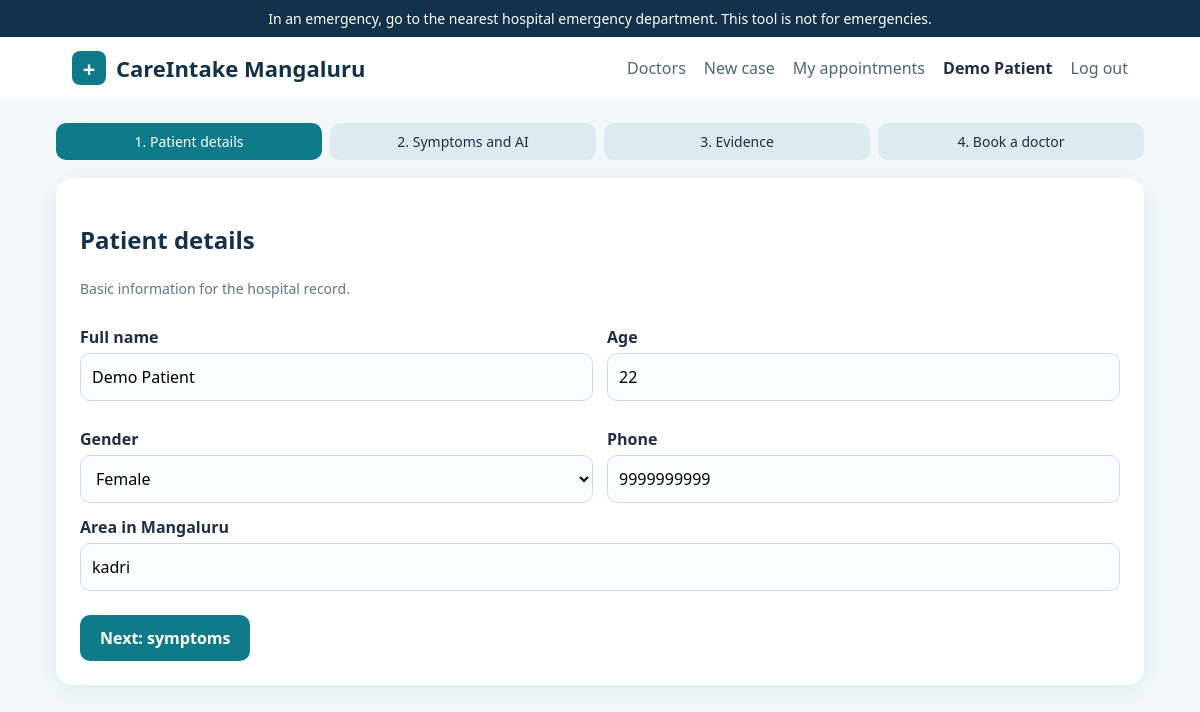
/case/new?cid=1 (signed in), run on the app's committed database.
### tables this page shows
CREATE TABLE users(id integer primary key,role text,name text,email text,phone text,pw text,hospital_id integer,verified integer default 0,fails integer default 0,locked real default 0,unique(email,role));

CREATE TABLE cases(id integer primary key,patient_id integer,name text,age integer,gender text,phone text,area text,complaint text,history text,allergies text,meds text,ai text,dept text,urgency text,created text default current_timestamp);

### backend/app.py (the view, shortened to what this page needs)
@app.route("/case/new", methods=["GET", "POST"])
@need("patient")
def case_new():
    ecid = request.args.get("cid", type=int)
    ec = own_case(ecid) if ecid else None
    return render_template("case_new.html", ec=ec)

### backend/app.py (called while the page is built)
def db():
    if "db" not in g:
        g.db = sqlite3.connect(DB)
        g.db.row_factory = sqlite3.Row
    return g.db

def q(sql, a=(), one=False):
    r = db().execute(sql, a)
    return r.fetchone() if one else r.fetchall()

def current():
    if "user" not in g:
        g.user = q("select * from users where id=?", (session["uid"],), True) if session.get("uid") else None
    return g.user

@app.before_request
def guard():
    session.permanent = True
    if "csrf" not in session: session["csrf"] = secrets.token_hex(16)
    if request.method == "POST" and not hmac.compare_digest(request.form.get("csrf", ""), session["csrf"]):
        abort(400)

@app.after_request
def headers(r):
    r.headers.update({"X-Content-Type-Options": "nosniff", "X-Frame-Options": "DENY", "Referrer-Policy": "same-origin",
        "Content-Security-Policy": "default-src 'self'; img-src 'self' data:; frame-ancestors 'none'; form-action 'self'",
        "Cache-Control": "no-store"})
    return r

@app.context_processor
def inject():
    u = current()
    nn = q("select count(*) n from notifications where user_id=? and seen=0", (u["id"],), True)["n"] if u and u["role"] == "doctor" else 0
    return dict(csrf=session.get("csrf"), me=u, today=date.today().isoformat(), notif_n=nn)

def need(*roles):
    def deco(f):
        @wraps(f)
        def w(*a, **k):
            u = current()
            if not u: return redirect(url_for(LOGIN_EP[roles[0]]))
            if u["role"] not in roles: abort(403)
            return f(*a, **k)
        return w
    return deco

def own_case(cid):
    return q("select * from cases where id=? and patient_id=?", (cid, current()["id"]), True) or abort(404)

### frontend/templates/case_new.html
{% extends 'base.html' %}{% block body %}{% set step = 1 %}{% include 'steps.html' %}
<div class="card"><h2>Patient details</h2><p class="muted">Basic information for the hospital record.</p>
<form method="post"><input type="hidden" name="csrf" value="{{ csrf }}">
<div class="row"><div><label>Full name</label><input name="name" required value="{{ ec.name if ec else me.name }}"></div>
<div><label>Age</label><input name="age" type="number" min="0" max="120" required value="{{ ec.age if ec else '' }}"></div>
<div><label>Gender</label><select name="gender">{% for g in ['Male','Female','Other'] %}<option {{ 'selected' if ec and ec.gender == g }}>{{ g }}</option>{% endfor %}</select></div>
<div><label>Phone</label><input name="phone" pattern="[0-9]{10}" required value="{{ ec.phone if ec else me.phone }}"></div></div>
<label>Area in Mangaluru</label><input name="area" placeholder="e.g. Kadri, Bejai, Kankanady" value="{{ ec.area if ec else '' }}"><br><br><button>Next: symptoms</button></form></div>{% endblock %}

### frontend/templates/base.html
<!doctype html><html lang="en"><head><meta charset="utf-8"><meta name="viewport" content="width=device-width,initial-scale=1">
<title>CareIntake Mangaluru</title><link rel="stylesheet" href="{{ url_for('static', filename='style.css') }}"></head><body>
<div class="bar">In an emergency, go to the nearest hospital emergency department. This tool is not for emergencies.</div>
<header><a class="brand" href="{{ url_for('home') }}"><span class="logo">+</span>CareIntake Mangaluru</a><nav><a href="{{ url_for('doctors_page') }}">Doctors</a>
{% if me %}
  {% if me.role == 'patient' %}<a href="{{ url_for('case_new') }}">New case</a><a href="{{ url_for('dashboard') }}">My appointments</a>
  {% elif me.role == 'doctor' %}<a href="{{ url_for('doctor_home') }}">Doctor portal{% if notif_n %} <span class="nbadge">{{ notif_n }}</span>{% endif %}</a>
  {% else %}<a href="{{ url_for('hospital_home') }}">Hospital portal</a>{% endif %}
  <strong>{{ me.name }}</strong>
  <form class="inline" method="post" action="{{ url_for('logout') }}"><input type="hidden" name="csrf" value="{{ csrf }}"><button class="link">Log out</button></form>
{% else %}
  <a href="{{ url_for('home') }}">Patient sign in</a><a href="{{ url_for('admin_login') }}">Admin login</a>
{% endif %}</nav></header>
<main>{% for c, m in get_flashed_messages(with_categories=true) %}<div class="flash {{ c }}">{{ m }}</div>{% endfor %}
{% block body %}{% endblock %}</main><script src="{{ url_for('static', filename='app.js') }}"></script></body></html>

### frontend/static/style.css (style rules this page uses)
:root { --b:#0f7a8a;--d:#12314a;--bg:#f2f8fa;--t:#1f2d47 }
* { box-sizing:border-box }
body { margin:0;font-family:system-ui,"Segoe UI",sans-serif;background:var(--bg);color:var(--t);line-height:1.5 }
.bar { background:var(--d);color:#fff;text-align:center;padding:8px;font-size:14px }
header { display:flex;justify-content:space-between;align-items:center;padding:14px 6%;background:#fff;flex-wrap:wrap;gap:8px }
.brand { font-weight:700;font-size:22px;color:var(--d);text-decoration:none;display:flex;gap:10px;align-items:center }
.logo { background:var(--b);color:#fff;border-radius:8px;width:34px;height:34px;display:grid;place-items:center }
nav { display:flex;gap:18px;align-items:center;flex-wrap:wrap }
nav a { color:#4d6673;text-decoration:none }
main { max-width:1120px;margin:24px auto;padding:0 16px }
.card { background:#fff;border-radius:16px;padding:24px;margin-bottom:20px;box-shadow:0 6px 24px #0f7a8a18 }
h1,h2,h3 { color:var(--d) }
label { display:block;font-weight:600;margin:12px 0 4px }
input,select,textarea { width:100%;padding:11px;border:1px solid #cdd9ee;border-radius:10px;font:inherit;background:#fafcff }
.row { display:grid;grid-template-columns:1fr 1fr;gap:14px }
.btn,button { background:var(--b);color:#fff;border:0;border-radius:10px;padding:11px 20px;font:inherit;font-weight:600;cursor:pointer;text-decoration:none;display:inline-block }
button.link { background:none;color:#4d6673;padding:0;font-weight:400 }
form.inline { display:inline }
.muted { color:#5f7783;font-size:14px }

### data on the page
users: name "Demo Patient"
cases: name "Demo Patient", age "22", phone "9999999999", area "kadri"

### other printed values
{{ n }} "1" "2" "3" "4"
{{ t }} "Patient details" "Symptoms and AI" "Evidence" "Book a doctor"
form field gender "Female"
